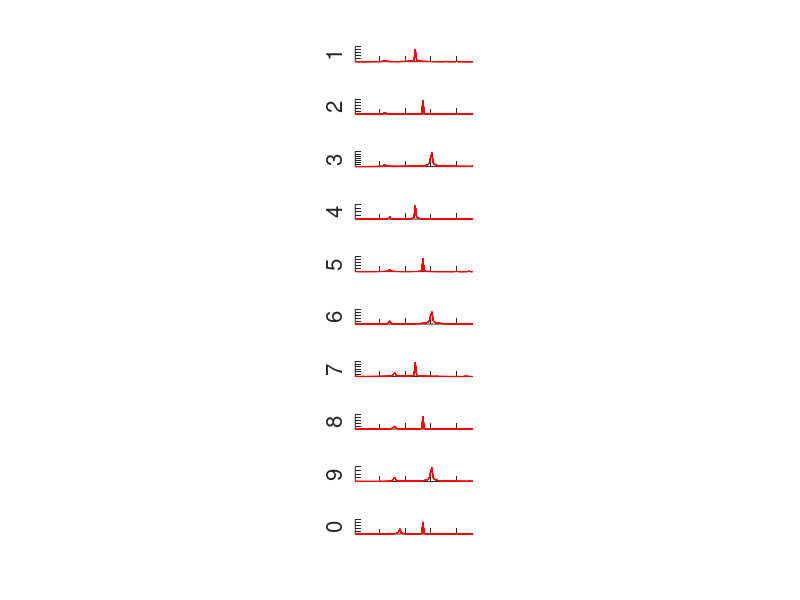
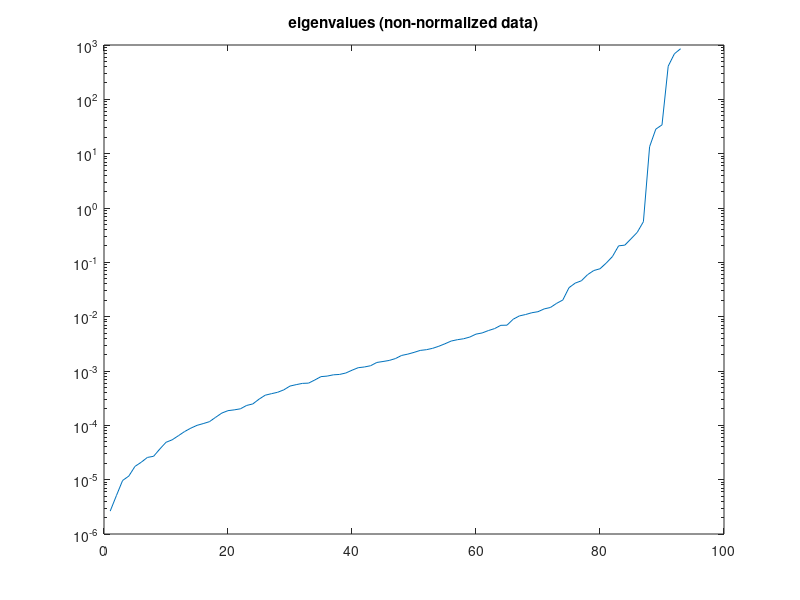

Reproduce these figures in MATLAB, in order. (Note: this script raises an error after producing the figures.)
% Apply Principal Component Analysis (PCA) to dial tone data
%
% Samuli Siltanen February 2021

% Graphical parameters
fsize = 16;
msize = 20;
msize2 = 8;

% Load data prepared by routine DialSoundFFT_dataprepareC.m
load data/tensounds_matrices s1mat s2mat s3mat s4mat s5mat s6mat s7mat s8mat s9mat s0mat sf N K

% Build a matrix containing samples of training data as columns
Ntrain = 10; % How many samples of each dial tone to use
X = [s1mat(:,1:Ntrain),s2mat(:,1:Ntrain),s3mat(:,1:Ntrain),s4mat(:,1:Ntrain),s5mat(:,1:Ntrain),s6mat(:,1:Ntrain),s7mat(:,1:Ntrain),s8mat(:,1:Ntrain),s9mat(:,1:Ntrain),s0mat(:,1:Ntrain)];

% Build a big matrix containing samples of all the data as columns
Xall = [s1mat,s2mat,s3mat,s4mat,s5mat,s6mat,s7mat,s8mat,s9mat,s0mat];


%% Calculate FFTs

% Fast Fourier transform applied to columns, with appropriate fftshift
% placing zero frequency to the middle of the vector
FX = fftshift(fft(X),1);
FXall = fftshift(fft(Xall),1);

% Crop the FFTs to the part where the information is. This is a kind of
% dimension reduction. Due to symmetry with respect to the middle of the
% vector, we only take elements from the second half of the vector. 
ind1 = round(.505*size(FX,1));
ind2 = round(.55*size(FX,1));
FX = FX(ind1:ind2,:);
FXall = FXall(ind1:ind2,:);

% Take absolute value of the complex-valued FFTs
FX = abs(FX);
len = size(FX,1);
FXall = abs(FXall);

% Look at the FFTs. Note the seven spike locations at the frequencies used
% in the dial tone system (see https://onlinetonegenerator.com/dtmf.html)
figure(1)
clf
for iii = 1:10
    subplot(10,1,iii)
    plot(FX(:,(iii-1)*Ntrain+[1:Ntrain]),'r')
    xlim([1 len])
    set(gca,'xticklabel',{})
    set(gca,'yticklabel',{})
    box off
    pbaspect([8 1 1])
    ylabel(sprintf('%d',mod(iii,10)),"FontSize",16)
end
hold off;

% figure(2)
% clf
% plot(FX(:,1:Ntrain),'r')
% hold on
% plot(FX(:,Ntrain+[1:Ntrain]),'b')
% plot(FX(:,2*Ntrain+[1:Ntrain]),'k')
% plot(FX(:,3*Ntrain+[1:Ntrain]),'g')


%% Compute Principal Component Analysis with and without normalization

% Calculate the eigenvalues and eigenvectors of the *non-normalized* data
% covariance matrix S
S = FX*FX.';
S = S/size(FX,2);
[V,D] = eig(S);

% Normalize training data so that it becomes zero-mean and unit-variance
dataMEAN = mean(FX,2);
FX2 = FX-repmat(dataMEAN,1,size(FX,2));
dataSTD = std(FX2,0,2);
FX2 = FX2./repmat(dataSTD,1,size(FX2,2));

% Calculate the eigenvalues and eigenvectors of the normalized data
% covariance matrix S2
S2 = FX2*FX2.';
S2 = S2/size(FX2,2);
[V2,D2] = eig(S2);

% Normalize the full data matrix, so we can test how PCA maps data vectors
% that were not used in the computation of the principal components
FXall2 = FXall-repmat(dataMEAN,1,size(FXall,2));
FXall2 = FXall2./repmat(dataSTD,1,size(FXall2,2));


%% Dimension reduction: Three most dominant dimensions non-normalized data

% plot the eigenvalues 
figure(3)
semilogy(diag(D))
title('eigenvalues (non-normalized data)');

% Pick three most dominant eigenvectors (non-normalized PCA)
% note the largest elements in D is the last components.
B = V(:,(end-2):end);

% Project the data onto the subspace spanned by the dominant eigenvectors
tmp1 = B.'*FXall;

plot3_Digits(4,reshape(tmp1,3,K,10))
title('Three dominant PCA dimensions, data not normalized','fontsize',fsize)

%% Dimension reduction: Three most dominant dimensions normalized data

% plot the eigenvalues 
figure(5)
semilogy(diag(D2))
title('eigenvalues (normalized data)')

% Pick three most dominant eigenvectors from normalized PCA
B2 = V2(:,(end-2):end);

% Project the normalized data onto the subspace spanned by the dominant eigenvectors
tmp2 = B2.'*FXall2;

plot3_Digits(6,reshape(tmp2,3,K,10))
title('Three dominant PCA dimensions, normalized data','fontsize',fsize)


%% Dimension reduction: fourth and fifth dominant directions for non-normalized data

% B3 = V(:,(end-4):(end-3));
% tmp3 = B3.'*FXall;
% 
%plot3_Digits(11,reshape(tmp3,3,K,10))
% title('4th and 5th PCA dimensions, data not normalized','fontsize',fsize)


%% Dimension reduction: fourth, fifth and sixth dominant directions for normalized data

B4 = V2(:,(end-5):(end-3));
tmp4 = B4.'*FXall2;

plot3_Digits(13,reshape(tmp4,3,K,10))
title('4th-6th PCA dimensions, normalized data','fontsize',fsize)

%% test k-means clustering (with PCA)
% lets to classify all 10 digits using PCA. Try running this many times,
% and you see that sometimes k-means perform better, but still it is not
% perfect 
M=6;  % number of principal components
B = V2(:,(end-(M-1)):end);
z=B.'*FXall2;

[clusters_FFT,centers] = kmeans(z.',10);
result1 = reshape(clusters_FFT,[19,10]);
disp(result1)


%% test k-means clustering (NO PCA)

% first, let's cluster the FFT data in the matrix FX. We can see that the
% FFT is enough to correctly classify the digits. Actually the FFT is the
% 'perfect' preprocessing for this problem.
[clusters_FFT,centers] = kmeans(FXall.',10);
result1 = reshape(clusters_FFT,[19,10]);
disp(result1)
